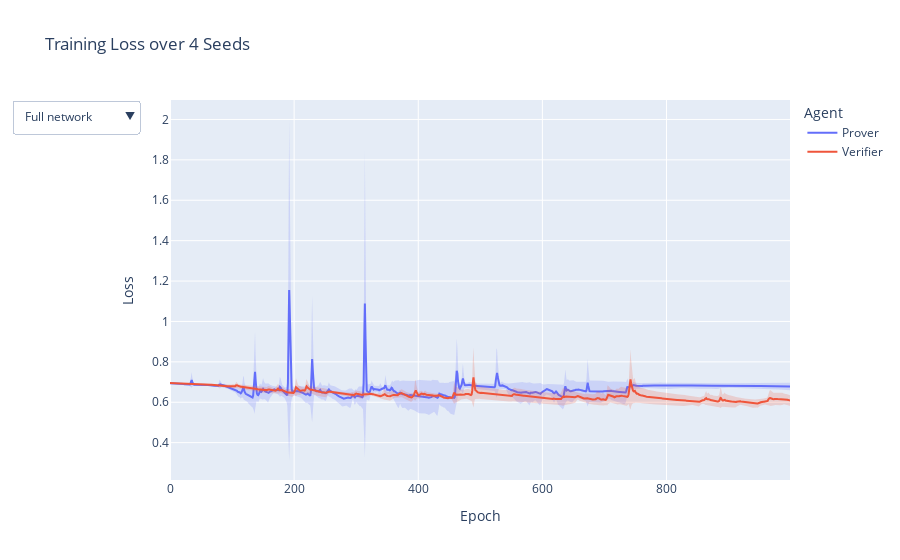

Here is the notebook cell this chart was saved with:
### Code cell
fig = go.Figure()

for temp in ("not_frozen", "frozen"):
    for agent, colour in zip(["prover", "verifier"], colours):
        losses_mean = train_losses_mean[temp][agent]
        losses_std = train_losses_std[temp][agent]

        x = np.concatenate(
            (np.arange(len(losses_mean)), np.arange(len(losses_mean))[::-1])
        )
        y = np.concatenate(
            (losses_mean + losses_std, losses_mean[::-1] - losses_std[::-1])
        )

        fig.add_trace(
            go.Scatter(
                x=x,
                y=y,
                fill="toself",
                fillcolor=hex_rgba(colour, 0.2),
                line=dict(color="rgba(255,255,255,0)"),
                hoverinfo="skip",
                showlegend=False,
                visible=bool(temp == "not_frozen"),
            )
        )

        fig.add_trace(
            go.Scatter(
                x=np.arange(len(losses_mean)),
                y=losses_mean,
                mode="lines",
                name=agent.capitalize(),
                line=dict(color=colour),
                visible=bool(temp == "not_frozen"),
            )
        )



fig.update_layout(
    title=f"Training Loss over {len(results['frozen'])} Seeds",
    xaxis_title="Epoch",
    yaxis_title="Loss",
    legend_title="Agent",
    updatemenus=[
        dict(
            buttons=[
                dict(
                    label="Full network",
                    method="update",
                    args=[{"visible": [True] * 4 + [False] *4}]
                ),
                dict(
                    label="Frozen encoder",
                    method="update",
                    args=[{"visible": [False] * 4 + [True] *4}]
                )
            ],
            active=0,
            showactive=True
        )
    ]
)
fig.show()

### Figure 1 — Plotly figure (JSON) as saved in the notebook; plotly's stock layout.template omitted (floating-point values rounded to 4 significant figures; data arrays with more than 128 entries replaced by an {"elided": "..."} marker saying what was removed)
{"data": [{"fill": "toself", "fillcolor": "rgba(99, 110, 250, 0.2)", "hoverinfo": "skip", "line": {"color": "rgba(255,255,255,0)"}, "showlegend": false, "type": "scatter", "visible": true, "x": {"elided": "2000 int values"}, "y": {"elided": "2000 float values"}}, {"line": {"color": "#636EFA"}, "mode": "lines", "name": "Prover", "type": "scatter", "visible": true, "x": {"elided": "1000 int values"}, "y": {"elided": "1000 float values"}}, {"fill": "toself", "fillcolor": "rgba(239, 85, 59, 0.2)", "hoverinfo": "skip", "line": {"color": "rgba(255,255,255,0)"}, "showlegend": false, "type": "scatter", "visible": true, "x": {"elided": "2000 int values"}, "y": {"elided": "2000 float values"}}, {"line": {"color": "#EF553B"}, "mode": "lines", "name": "Verifier", "type": "scatter", "visible": true, "x": {"elided": "1000 int values"}, "y": {"elided": "1000 float values"}}, {"fill": "toself", "fillcolor": "rgba(99, 110, 250, 0.2)", "hoverinfo": "skip", "line": {"color": "rgba(255,255,255,0)"}, "showlegend": false, "type": "scatter", "visible": false, "x": {"elided": "2000 int values"}, "y": {"elided": "2000 float values"}}, {"line": {"color": "#636EFA"}, "mode": "lines", "name": "Prover", "type": "scatter", "visible": false, "x": {"elided": "1000 int values"}, "y": {"elided": "1000 float values"}}, {"fill": "toself", "fillcolor": "rgba(239, 85, 59, 0.2)", "hoverinfo": "skip", "line": {"color": "rgba(255,255,255,0)"}, "showlegend": false, "type": "scatter", "visible": false, "x": {"elided": "2000 int values"}, "y": {"elided": "2000 float values"}}, {"line": {"color": "#EF553B"}, "mode": "lines", "name": "Verifier", "type": "scatter", "visible": false, "x": {"elided": "1000 int values"}, "y": {"elided": "1000 float values"}}], "layout": {"legend": {"title": {"text": "Agent"}}, "title": {"text": "Training Loss over 4 Seeds"}, "updatemenus": [{"active": 0, "buttons": [{"args": [{"visible": [true, true, true, true, false, false, false, false]}], "label": "Full network", "method": "update"}, {"args": [{"visible": [false, false, false, false, true, true, true, true]}], "label": "Frozen encoder", "method": "update"}], "showactive": true}], "xaxis": {"title": {"text": "Epoch"}}, "yaxis": {"title": {"text": "Loss"}}}}
